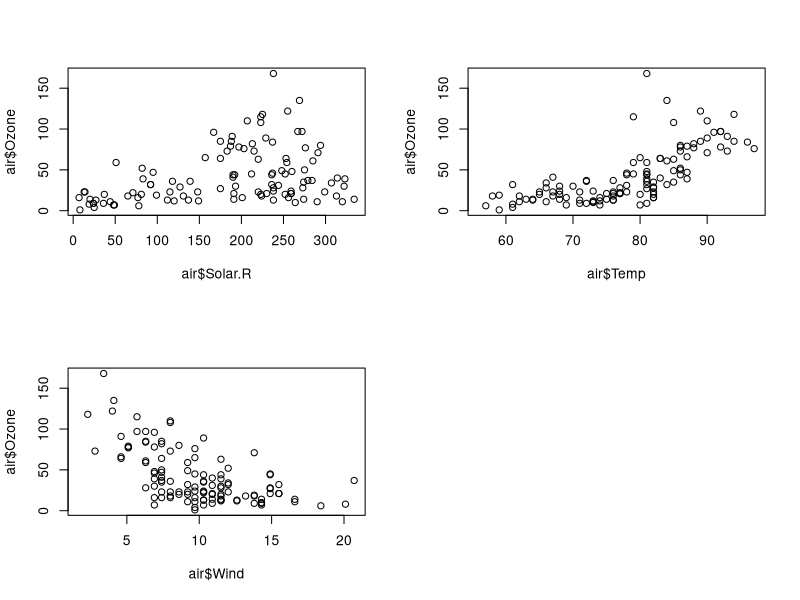
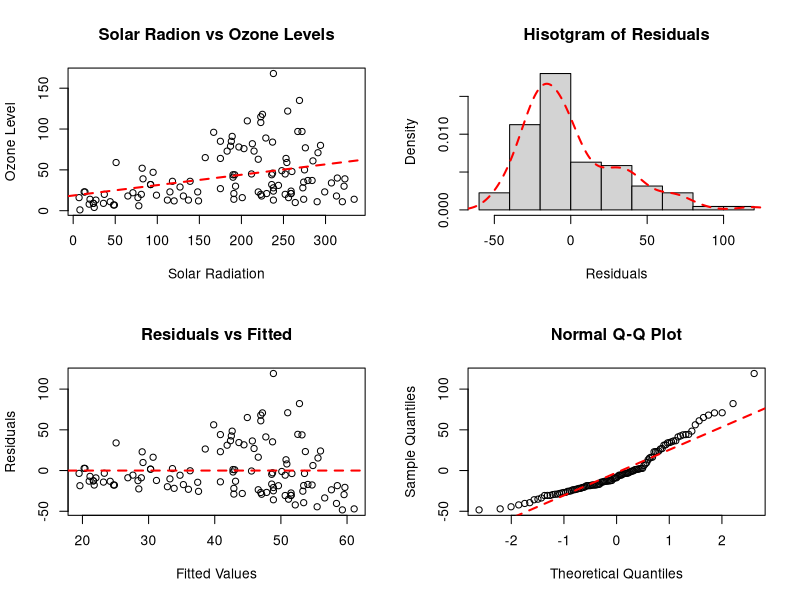
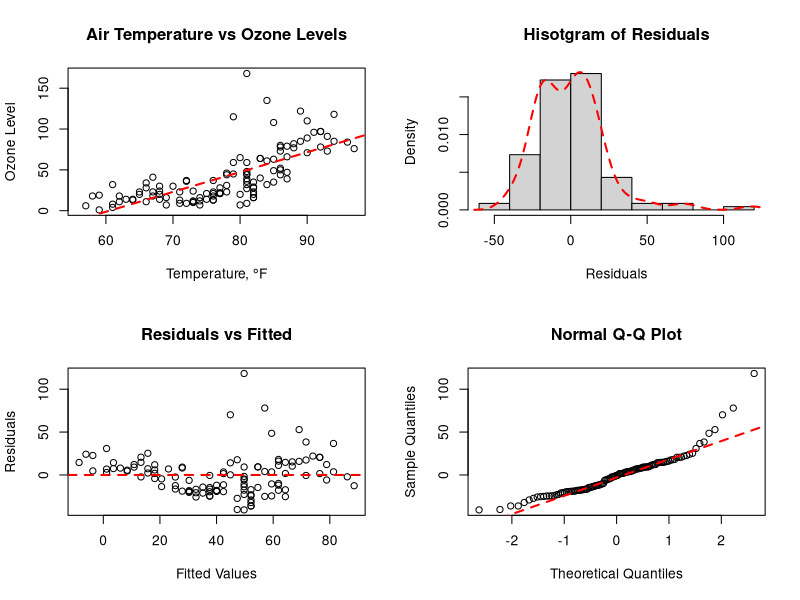
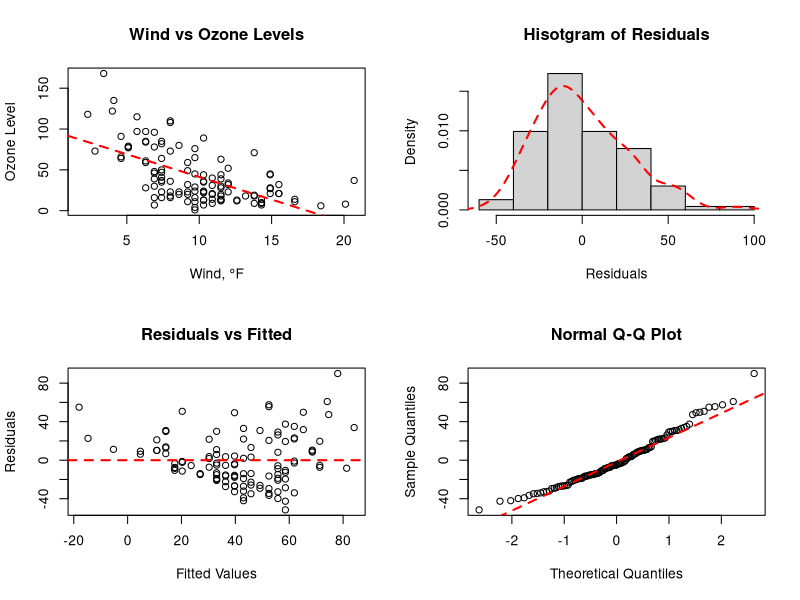

Write R code to recreate these figures, in order.
## ---- chunk 1

air <- airquality

par(mfrow = c(2,2))
plot(air$Solar.R,air$Ozone)
plot(air$Temp,air$Ozone)
plot(air$Wind,air$Ozone)
## ---- chunk 2

fit_solr <- lm(air$Ozone~air$Solar.R)
summary(fit_solr)
fit_temp <- lm(air$Ozone~air$Temp)
summary(fit_temp)
fit_wind <- lm(air$Ozone~air$Wind)
summary(fit_wind)        
        
## ---- chunk 3
par(mfrow = c(2,2))

plot(air$Solar.R,air$Ozone, main="Solar Radion vs Ozone Levels", xlab="Solar Radiation", ylab="Ozone Level" )
abline(fit_solr, lty=2, col="red", lwd=2)
hist(resid(fit_solr), main="Hisotgram of Residuals", xlab="Residuals", prob=TRUE)
lines(density(resid(fit_solr)), lty=2, col="red", lwd=2)
plot(fitted(fit_solr),resid(fit_solr), main="Residuals vs Fitted", xlab="Fitted Values", ylab="Residuals")
abline(h= 0, lty=2, col="red", lwd=2)
qqnorm(resid(fit_solr)) 	
qqline(resid(fit_solr), lty=2, col="red", lwd=2)
## ---- chunk 4
par(mfrow = c(2,2))

plot(air$Temp,air$Ozone, main="Air Temperature vs Ozone Levels", xlab="Temperature, °F", ylab="Ozone Level")
abline(fit_temp, lty=2, col="red", lwd=2)
hist(resid(fit_temp), main="Hisotgram of Residuals", xlab="Residuals", prob=TRUE)
lines(density(resid(fit_temp)), lty=2, col="red", lwd=2)
plot(fitted(fit_temp),resid(fit_temp), main="Residuals vs Fitted", xlab="Fitted Values", ylab="Residuals") 
abline(h= 0, lty=2, col="red", lwd=2)
qqnorm(resid(fit_temp)) 
qqline(resid(fit_temp), lty=2, col="red", lwd=2)
## ---- chunk 5
par(mfrow = c(2,2))

plot(air$Wind,air$Ozone, main="Wind vs Ozone Levels", xlab="Wind, °F", ylab="Ozone Level")
abline(fit_wind, lty=2, col="red", lwd=2)
hist(resid(fit_wind), main="Hisotgram of Residuals", xlab="Residuals", prob=TRUE)
lines(density(resid(fit_wind)), lty=2, col="red", lwd=2)
plot(fitted(fit_wind),resid(fit_wind), main="Residuals vs Fitted", xlab="Fitted Values", ylab="Residuals") 
abline(h= 0, lty=2, col="red", lwd=2)
qqnorm(resid(fit_wind)) 
qqline(resid(fit_wind), lty=2, col="red", lwd=2)
